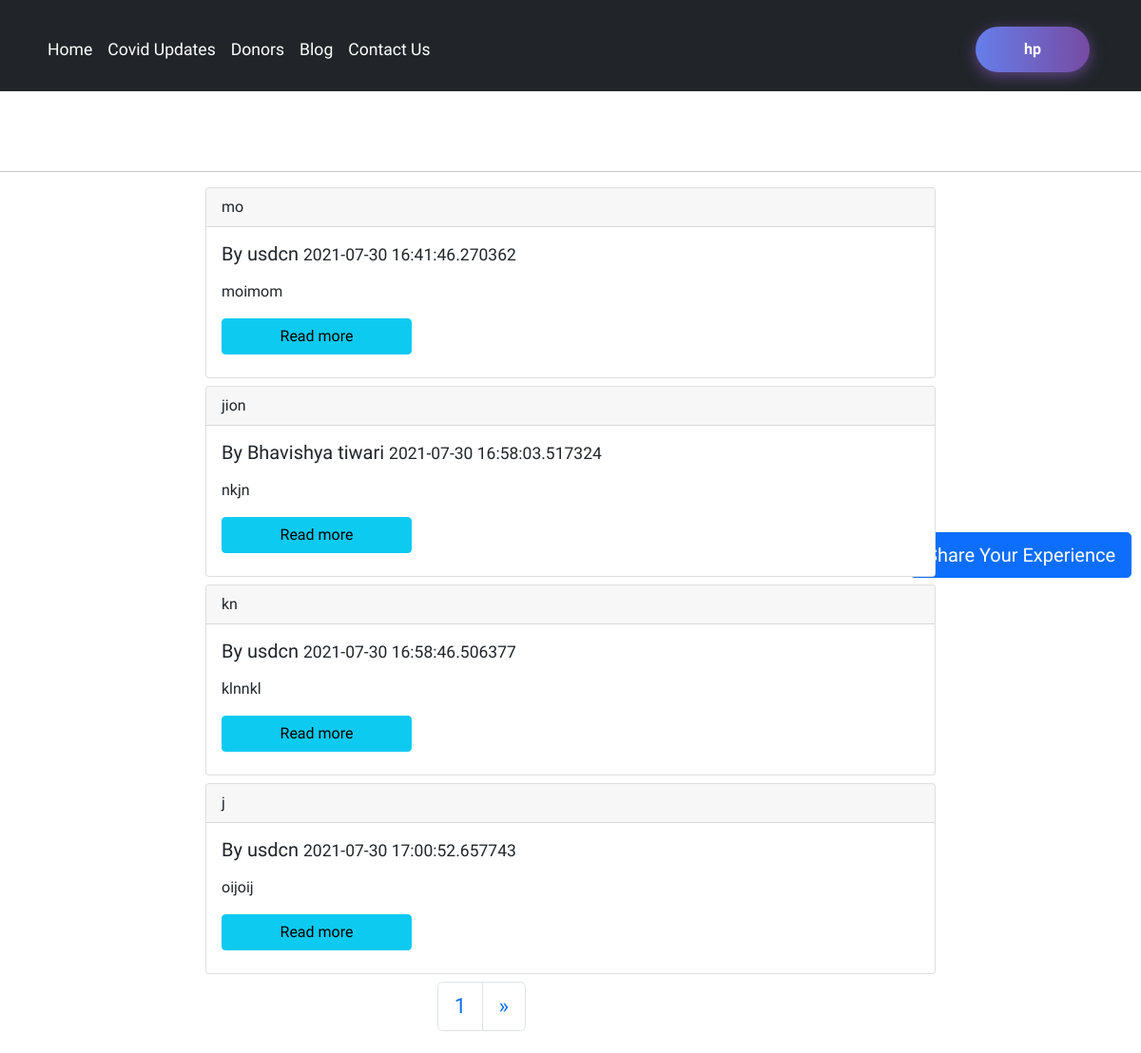
Page /blog/ (signed in) on the committed database.
### blog/models.py (models this page shows, shortened)
class Post(models.Model):
    sno=models.AutoField(primary_key=True)
    title=models.CharField(max_length=255)
    author=models.CharField(max_length=50)
    authorUsername=models.CharField(max_length=50, default="")
    Timestamp=models.CharField(max_length=50)
    blog_img = models.ImageField(upload_to='')
    content=models.TextField()

### blog/views.py (the view)
# urls.py: path('', views.blogHome, name='blogHome'),
def blogHome(request):
    post = Post.objects.all().order_by('sno')
    paginator = Paginator(post, 4)
    Page_number = request.GET.get('page')
    Page_obj = paginator.get_page(Page_number)
    return render(request, 'blog/blogHome.html', {"page_obj": Page_obj})

### templates/blog/blogHome.html (shortened to what this page needs)
{% extends 'base.html' %}
{% block body %}
<a href="/blog/addblog">
  <button type="button" id="share" class="btn btn-lg Shareblg btn-primary">Share Your Experience</button>
</a>
<hr>
<div class="container" style="width: 66vw;">
  {% for post in page_obj %}
  <div class="card my-2 ccc cardd {% cycle 'left1' 'right1' 'left2' 'right2' %}">
    <div class="card-header">
      {{post.title}}
    </div>
    <div class="card-body">
      <h5 class="card-title">By {{post.author}} <small>{{post.Timestamp}} </small></h5>
      <p class="card-text">
        {% autoescape off %}{{post.content|slice:200}}{% endautoescape %}
      </p>
      <a href="/blog/{{post.sno}}" class="btn btn-info my-2 block">Read more</a>
    </div>
  </div>
  {% endfor %}
  <div id="pagination">
    <nav aria-label="Page navigation example">
      <ul class="pagination">
        <li class="page-item  right2"><a class="page-link" href="#">{{page_obj.number}}</a></li>
        {% if page_obj.has_next %}
        <li class="page-item  right2">
          <a class="page-link" href="?page={{page_obj.next_page_number}}" aria-label="Next">
            <span aria-hidden="true">&raquo;</span>
          </a>
          {% endif %}
        </li>
      </ul>
    </nav>
  </div>
</div>
{% endblock %}

### templates/base.html (shortened to what this page needs)
<!DOCTYPE html>
<html lang="en">
<head>
  <link href="https://cdn.jsdelivr.net/npm/bootstrap@5.0.2/dist/css/bootstrap.min.css" rel="stylesheet"
>
</head>
<body>
  <div id="j">
    <header id="i" class="p-3 bg-dark nn tran text-white">
      <div id="navbar" class="container">
        <div id="navbar2" class="d-flex flex-wrap align-items-center justify-content-center justify-content-lg-start">
          <ul class="nav col-12 col-lg-auto me-lg-auto mb-2 justify-content-center mb-md-0" id="List">
            <li><a href="/" class="nav-link px-2 text-white">Home</a></li>
            <li id="z"><a href="/covidupdates" class="nav-link px-2 text-white">Covid Updates</a></li>
            <li><a href="/donors" class="nav-link px-2 text-white">Donors</a></li>
            <li><a href="/blog" class="nav-link px-2 text-white">Blog</a></li>
            <li><a href="/contactus" class="nav-link px-2 text-white">Contact Us</a></li>
          </ul>
          {% if request.user.is_authenticated %}
          <a href="/profile">
            <button class="btn-hover color-3">{{user}}</button></a>
          {% else %}
            {% load socialaccount %}
          {% endif %}
        </div>
      </div>
    </header>
  </div>
  {% block body %}
  {% endblock body %}
</body>
</html>

### templates/blog/blogHome.html (style rules this page uses)
#pagination { margin: auto; width: 200px; zoom: 1.4; }
#share { margin: 10px; }
.left1 { animation: left1 0.3s ease-out 1 forwards; }
.right1 { position: relative; right: -200px; visibility: hidden; animation: right1 0.3s ease-out 1 0.2s forwards; }
.left2 { animation: left1 0.3s ease-out 1 0.5s forwards; right: 200px; visibility: hidden; }
.right2 { position: relative; right: -200px; visibility: hidden; animation: right1 0.3s ease-in 1 0.7s forwards; }
.block { display: block; width: 200px; }
.Shareblg { position: -webkit-sticky; position: sticky; top: 70vh; left: 90vw; }

### templates/base.html (style rules this page uses)
* { font-family: 'Baloo Bhai 2', cursive; padding: 0; margin: 0; z-index: 1; }
#j { -webkit-transition: all 0.5s ease-in-out; -moz-transition: all 0.5s ease-in-out; -o-transition: all 0.5s ease-in-out; transition: all 0.5s ease-in-out; transition: all 2s ease-in-out; height: auto; overflow: hidden; }
a { text-decoration: none; color: white; font: weight 9px; }
.nn { max-height: 12vh; }
.tran { transition: max-height 2s; font-size: 1.1em; }
* { -webkit-box-sizing: border-box; -moz-box-sizing: border-box; box-sizing: border-box; }
.btn-hover { min-width: 120px; font-size: 1.4em; font-size: 16px; font-weight: 600; color: #fff; cursor: pointer; margin: 12px; padding: 12px 23px; text-align: center; border: none; background-size: 300% 100%; border-radius: 50px; -o-transition: all .4s ease-in-out; -webkit-transition: all .4s ease-in-out; transition: all .4s ease-in-out; }
.btn-hover.color-3 { background-image: linear-gradient(to right, #667eea, #764ba2, #6B8DD6, #8E37D7); box-shadow: 0 4px 15px 0 rgba(116, 79, 168, 0.75); }

### rows in the picture
Post: title "mo", author "usdcn", Timestamp "2021-07-30 16:41:46.270362", content "moimom"
Post: title "jion", author "Bhavishya tiwari", Timestamp "2021-07-30 16:58:03.517324", content "nkjn"
Post: title "kn", author "usdcn", Timestamp "2021-07-30 16:58:46.506377", content "klnnkl"
Post: title "j", author "usdcn", Timestamp "2021-07-30 17:00:52.657743", content "oijoij"

### other values in the picture
{{ user }} "hp"
{{ page_obj.number }} "1"
